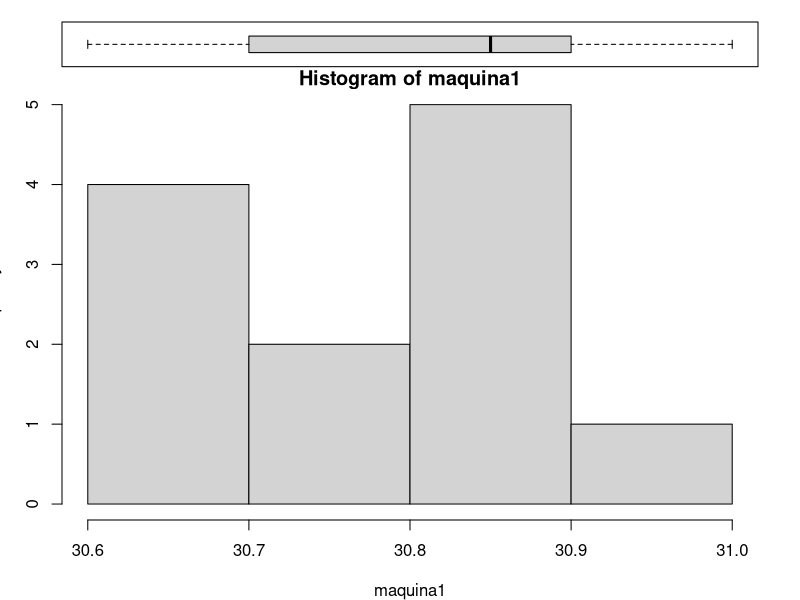
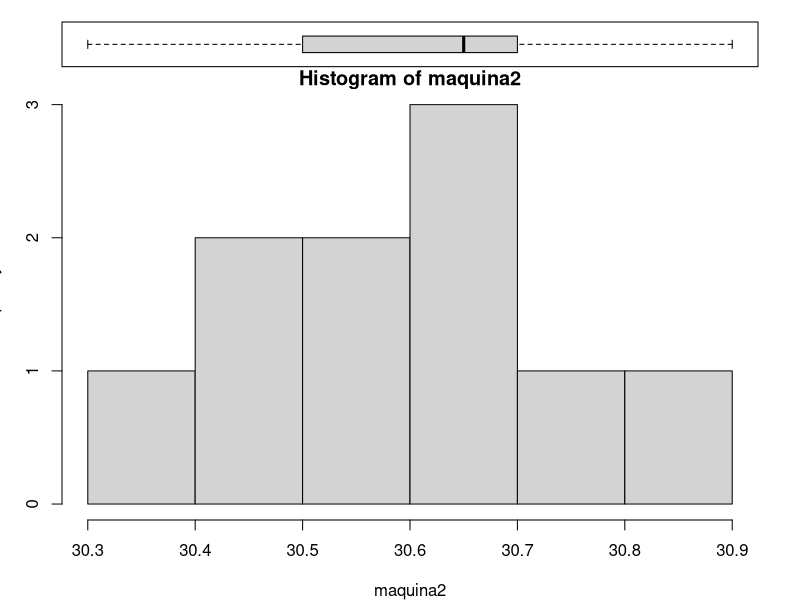
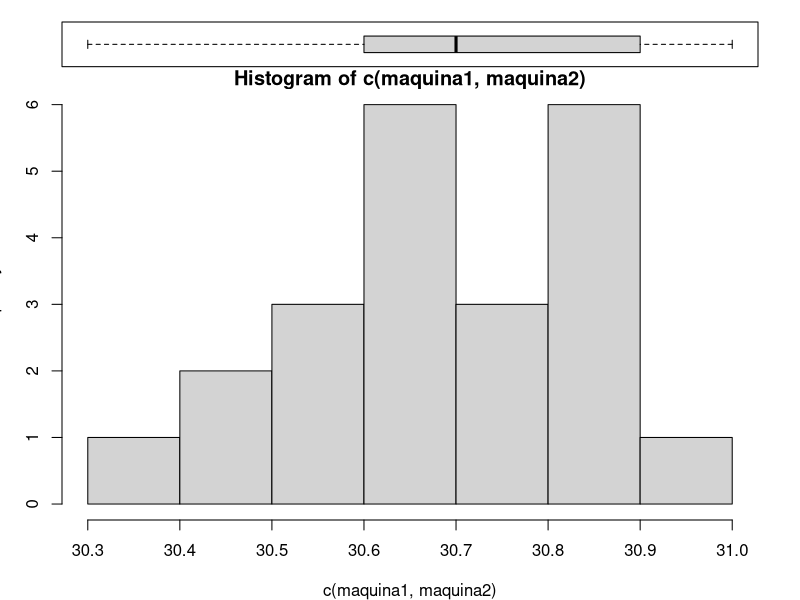

Write the R code that produced these figures, in order.
## ---- chunk 1
maquina1 <- c(30.9, 30.9, 30.8, 30.7, 30.9, 30.6, 30.8, 30.9, 30.7, 30.9, 30.7,31.0)
maquina2 <- c(30.8, 30.9, 30.7, 30.5, 30.5, 30.6, 30.7, 30.3, 30.6, 30.7)

alpha <- 0.05
## ---- chunk 2
#Layout to split the screen
layout(mat = matrix(c(1,2),2,1, byrow=TRUE),  height = c(1,8))
#Draw the boxplot and the histogram 
par(mar=c(0, 3.1, 1.1, 2.1))
boxplot(maquina1, horizontal = TRUE,  xaxt="n")
par(mar=c(4, 3.1, 1.1, 2.1))
hist(maquina1)
## ---- chunk 3
#Layout to split the screen
layout(mat = matrix(c(1,2),2,1, byrow=TRUE),  height = c(1,8))
#Draw the boxplot and the histogram 
par(mar=c(0, 3.1, 1.1, 2.1))
boxplot(maquina2, 
    horizontal = TRUE,
    xaxt = "n")
par(mar=c(4, 3.1, 1.1, 2.1))
hist(maquina2)
## ---- chunk 4
#Layout to split the screen
layout(mat = matrix(c(1,2),2,1, byrow=TRUE),  height = c(1,8))
#Draw the boxplot and the histogram 
par(mar=c(0, 3.1, 1.1, 2.1))
boxplot(c(maquina1, maquina2), horizontal=TRUE,  xaxt="n")
par(mar=c(4, 3.1, 1.1, 2.1))
hist(c(maquina1, maquina2))
## ---- chunk 5
y1_mean <- mean(maquina1)
cat("Media da Maquina 1: ", y1_mean, "\n")
y2_mean <- mean(maquina2)
cat("Media da Maquina 2: ", y2_mean, "\n")

y1_var <- var(maquina1)
cat("Variancia da Maquina 1: ", y1_var, "\n")
y2_var <- var(maquina2)
cat("Variancia da Maquina 2: ", y2_var, "\n")

## ---- chunk 6
g <- (y1_var/length(maquina1) + y2_var/length(maquina2))^2/(((y1_var/length(maquina1))^2)/(length(maquina1)-1) + ((y2_var/length(maquina2))^2)/(length(maquina2)-1))
cat("Valor de g: ", round(g,0), "\n")
## ---- chunk 7
ls = qt(1-alpha/2, g)
cat("Limite Superior: ", ls)

li = qt(alpha/2, g)
cat("Limite Inferior: ", li)

cat("IC: [",li,";", ls,"]")
## ---- chunk 8
t_obs = (y1_mean - y2_mean - 0)/(sqrt(y1_var/length(maquina1) + y2_var/length(maquina2)))
cat("A estatistica de teste para o exemplo dado e: ", t_obs)
## ---- chunk 9
(t.test(maquina1, maquina2, alternative = "two.sided", var.equal=F))
